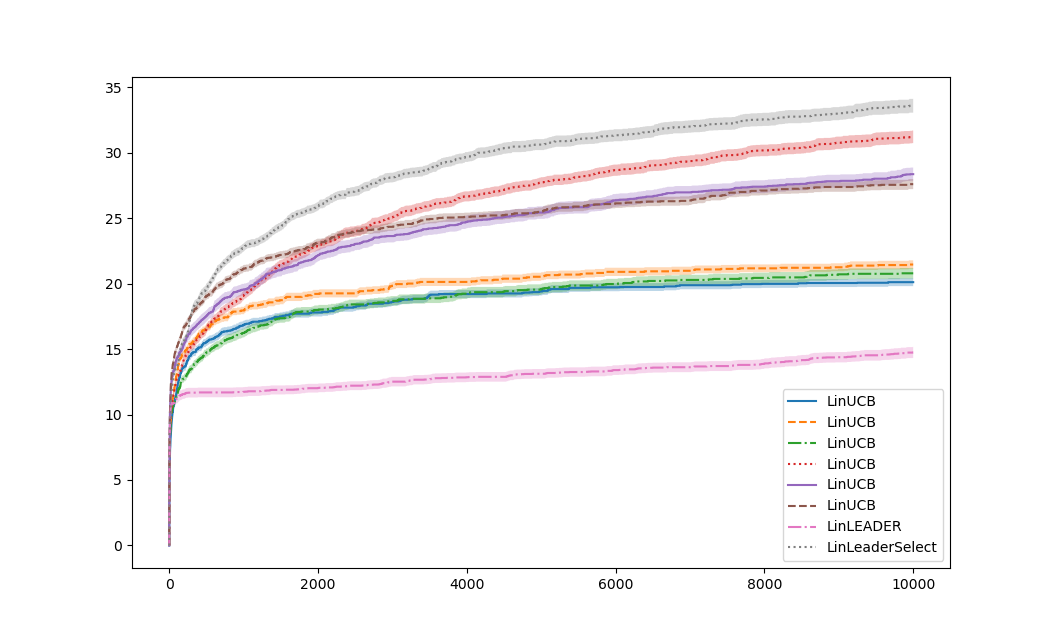

Recreate this plot in Python.
#!/usr/bin/env python3
# -*- coding: utf-8 -*-
"""
Created on Fri Jan 21 14:31:16 2022
Figure 8 from http://proceedings.mlr.press/v139/papini21a.html
'Mixing representations'
"""
import numpy as np
from xb.envs.contextualfinite import ContextualFinite
from xb.envs.synthetic import LinearRandom
from xb.envs.synthetic.linutils import is_hls, random_transform, fuse_columns
from xb.algorithms import LinUCB, LinLEADER, LinLeaderSelect
from xb.runner import Runner
from copy import deepcopy
import matplotlib.pyplot as plt
from itertools import cycle
lines = ["-","--","-.",":"]
linecycler = cycle(lines)

T = 10000
SEED = 0#97764652
np.random.seed(SEED)
std = 0.3
n_runs = 20
delta = 0.01

env = LinearRandom(n_contexts=20, 
                   n_actions=5, 
                   feature_dim=6, 
                   random_state=SEED,
                   noise_std=std)
assert is_hls(env.features, env.param)


hls_features, hls_param = random_transform(env.features, env.param, normalize=True, seed=SEED)

col_pairs = [(0,1), (1,2), (2,3), (3,4), (4,5), (5,0)]
reps = []

for cp in col_pairs:
    new_features, new_param = fuse_columns(hls_features, hls_param, cols=cp, transform=True, normalize=True, seed=SEED)
    assert not is_hls(new_features, new_param)
    reps.append(ContextualFinite._rep(new_features))

algs = [LinUCB(rep=r, 
               reg_val=1., 
               noise_std=std, 
               features_bound=r.feature_bound(), 
               param_bound= 1., 
               delta=delta, 
               adaptive_ci=True, 
               random_state=SEED,
) for r in reps]

algs.append(LinLEADER(reps=reps,
                      reg_val=1.,
                      noise_std=std,
                      features_bound=[r.feature_bound() for r in reps],
                      param_bound= 1.,
                      delta=delta,
                      adaptive_ci=True,
                      random_state=SEED,
))

algs.append(LinLeaderSelect(reps=reps,
                            reg_val=1.,
                            noise_std=std,
                            features_bound=[r.feature_bound() for r in reps], 
                            param_bound= 1., 
                            delta=delta,
                            adaptive_ci=True,
                            random_state=SEED,
))

for i, algo in enumerate(algs):
    name = type(algo).__name__
    print(f"Running {name}...")
    regrets = np.zeros((n_runs, T))
    for j in range(n_runs):
        env_copy = deepcopy(env)
        env_copy.rng = np.random.RandomState(np.random.randint(99999))
        runner = Runner(env=env_copy, algo=algo, T_max=T)
        runner.reset()
        out = runner()
        regrets[j] = out['expected_regret']
    mean = np.mean(regrets, axis=0)
    plt.plot(mean, next(linecycler), label=name)
    if n_runs > 1:
        low = mean - 2 * np.std(regrets, axis=0) / n_runs
        high = mean + 2 * np.std(regrets, axis=0) / n_runs
        plt.fill_between(np.arange(len(mean)), low, high, alpha=0.3)

plt.legend()
plt.show()
